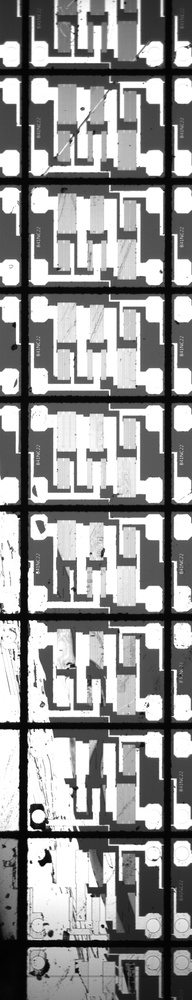
#> input picture opencv/111.jpg, 192 x 1000 px, shrunk from 788 x 4096 before the run
$ python '模板匹配.py'
#> lines starting #> are read from the running program, lines starting #| are printed output that depends on the picture; after the words box and inside, x2 and y2 are one past the last pixel; in counts of white or black regions, pixels touching at a corner belong together
import cv2
import numpy as np
import matplotlib.pyplot as plt

img = cv2.imread("111.jpg", cv2.IMREAD_GRAYSCALE)
#> img is the input picture: shape (1000, 192); min 0, max 255, mean 145.1
template = cv2.imread("template.jpg", cv2.IMREAD_GRAYSCALE)
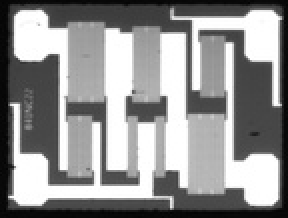
#> input picture opencv/template.jpg, 144 x 109 px, shrunk from 588 x 445 before the run (shown 2 times larger)
#> template is the input picture: shape (109, 144); min 2, max 255, mean 146.6
w, h = template.shape[::-1]
#> w = 144; h = 109
res = cv2.matchTemplate(img, template, cv2.TM_CCOEFF_NORMED)
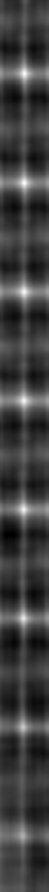
#> res: shape (892, 49) float32; min -0.288, max 0.981, mean 0.0311; drawn with min black and max white
threshold = 0.9
loc = np.where(res >= 0.9)
#> loc = 26 positions, rows 72 to 509, columns 23 to 25
for i in zip(*loc[::-1]):
    cv2.rectangle(img, i, (i[0] + w, i[1] + h), (255, 0, 255), 2)
#> this loop made 26 passes
#> i on passes 1 to 12: (24, 72), (23, 73), (24, 73), (25, 73), (23, 74), (24, 74), (25, 74), (24, 181), (23, 182), (24, 182), (25, 182), (23, 183)
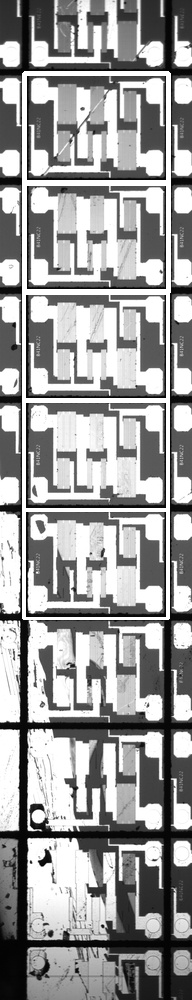
#> img: shape (1000, 192); 4.62% of pixels changed, all inside (x1, y1, x2, y2) = (22, 71, 171, 620)
plt.imshow(img, cmap='gray')
plt.axis("off")
plt.show()
